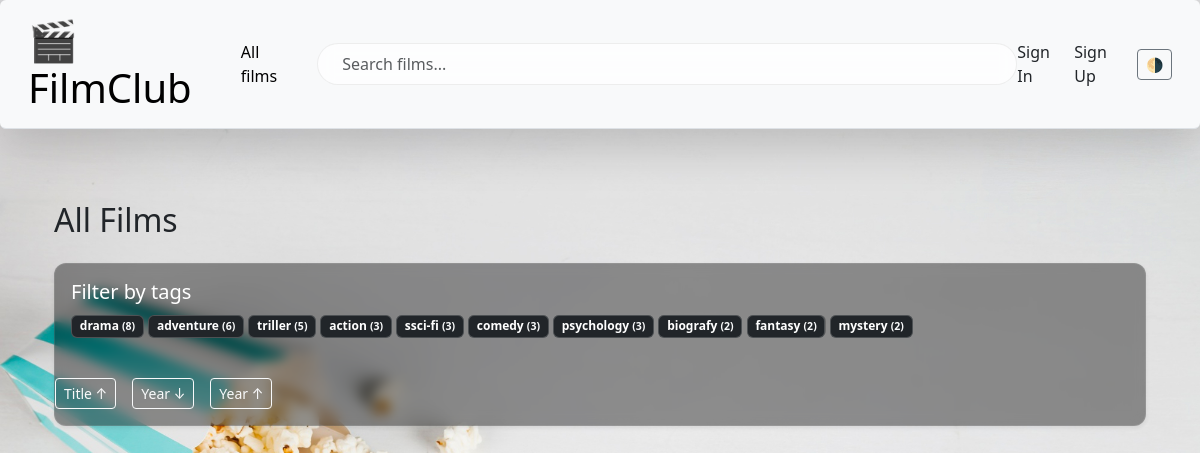
Screenshot of /films/all_films/ with the database file from the repository.
### films/models/tag.py (models this page shows, shortened)
class Tag(
    CreatedAtMixin,
    models.Model
):
    name = models.CharField(max_length=64, unique=True)
    class Meta:
        db_table = "tags"

### films/views.py (the view)
# urls.py: path("films/all_films/", views.all_films, name="all_films"),
def all_films(request):
    all_films, sort, active_tags = get_filtered_and_sorted_films(request)
    tags = (
        Tag.objects
        .annotate(film_count=Count("films"))
        .order_by("-film_count")[:TAGS_LIMIT]
    )
    return shortcuts.render(
        request,
        "films/all_films.html",
        {
            "all_films": all_films,
            "tags": tags,
            "sort": sort,
            "active_tags": active_tags,
            "my_films": False
         }
    )

### films/models/film.py (called while the page is built)
    def get_queryset(self):
        return FilmQuerySet(self.model, using=self._db)

### films/utils.py (called while the page is built)
def get_filtered_and_sorted_films(request):
    sort = request.GET.get("sort")
    tags_selected = request.GET.getlist("tags[]")
    films = Film.objects.all()
    if tags_selected:
        films = films.filter(tags__id__in=tags_selected).distinct()
    if sort == "title_asc":
        films = films.order_by("title")
    elif sort == "year_asc":
        films = films.order_by("release")
    elif sort == "year_desc":
        films = films.order_by("-release")
    return films, sort, list(map(int, tags_selected))

### films/templates/films/all_films.html (shortened to what this page needs)
{% extends "base.html" %}
{% block content %}
    <div class="container py-4">
        <h2 class="mb-4">
            {% if my_films %}
                My Films
            {% else %}
                All Films
            {% endif %}
        </h2>
        {% include "films/partials/all_films_content.html" %}
    </div>
{% endblock %}

### films/templates/films/partials/all_films_content.html (shortened to what this page needs)
<div class="card mb-4 shadow-sm filter-glass">
  <div class="card-body">
    <h5 class="card-title">Filter by tags</h5>
    <div id="tag-filter" class="mb-4">
      {% for tag in tags %}
        <span class="badge {% if tag.id in active_tags %}bg-primary{% else %}bg-dark{% endif %} text-bg-dark tag-badge"
              role="button"
              data-tag="{{ tag.id }}">
          {{ tag.name }} <span class="text-light small">({{ tag.film_count }})</span>
        </span>
      {% endfor %}
    </div>
  </div>
  <div class="d-flex gap-3 align-items-center flex-wrap mb-3">
    <button class="btn btn-outline-light btn-sm sort-arrow" data-sort="title_asc">
      Title ↑
    </button>
    <button class="btn btn-outline-light btn-sm sort-arrow" data-sort="year_desc">
      Year ↓
    </button>
    <button class="btn btn-outline-light btn-sm sort-arrow" data-sort="year_asc">
      Year ↑
    </button>
  </div>
</div>

### films/templates/base.html (style rules this page uses)
body { background-image: url("/static/images/2147698870.jpg"); background-size: cover; background-repeat: no-repeat; background-attachment: fixed; background-position: center; }
.card.filter-glass { background-color: rgba(0, 0, 0, 0.4); backdrop-filter: blur(6px); -webkit-backdrop-filter: blur(6px); border: 1px solid rgba(255, 255, 255, 0.1); border-radius: 12px; color: white; }
.tag-badge { background-color: rgba(255, 255, 255, 0.1); backdrop-filter: blur(2px); border: 1px solid rgba(255, 255, 255, 0.2); }
.card-title { text-decoration-color: black; }

### rows the page displays
Tag: name "drama", film_count "8"
Tag: name "adventure", film_count "6"
Tag: name "triller", film_count "5"
Tag: name "action", film_count "3"
Tag: name "ssci-fi", film_count "3"
Tag: name "comedy", film_count "3"
Tag: name "psychology", film_count "3"
Tag: name "biografy", film_count "2"
Tag: name "fantasy", film_count "2"
Tag: name "mystery", film_count "2"
